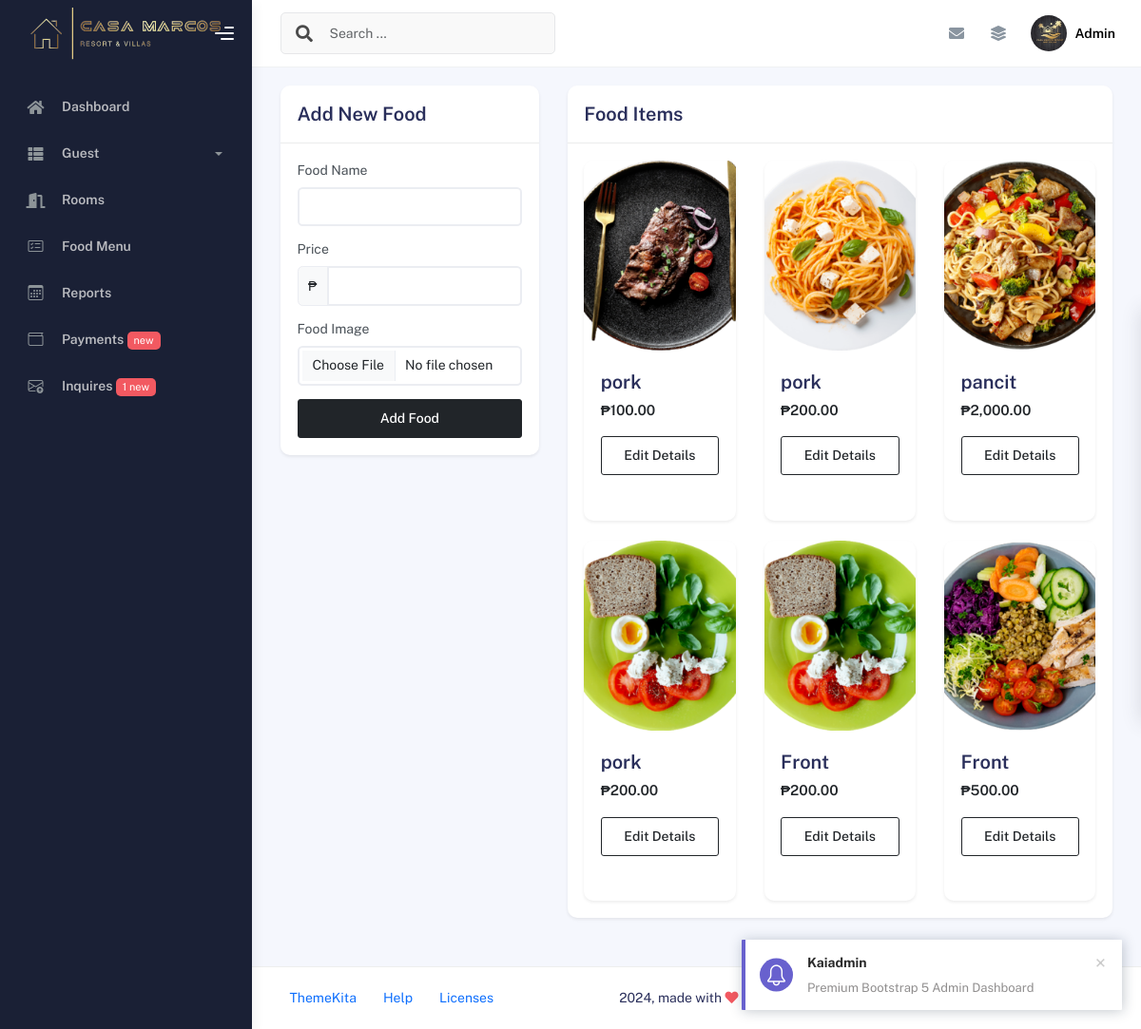
The app's page /pages/admin_food.php with its own data.
### tables this page shows
CREATE TABLE `image_tb` (
  `image_id` int(11) NOT NULL,
  `image_name` varchar(50) NOT NULL,
  `image_img` varchar(50) NOT NULL,
  `image_description` varchar(500) NOT NULL,
  `image_price` varchar(50) NOT NULL
);

### pages/admin_food.php (called while the page is built, shortened)
<?php
    require_once '../model/image_model.php';
	$page_info['page'] = 'admin_food';
	$page_info['sub_page'] = isset($_GET['sub_page'])? $_GET['sub_page'] : 'admin_food';
	try {
		new admin_food($page_info);
	}catch (Throwable $e){
		echo '<h1>ERROR 404</h1>';
		echo $e->getMessage();
	}
	class admin_food{
		function __construct($page_info){
			$this->{$page_info['sub_page']}();
		}
		function admin_food(){
			include '../views/admin_food.php';
		}
	}
?>

### model/server.php (called while the page is built, shortened)
<?php
class Connector {
    private $host = 'localhost';
    private $db_name = 'resort_db';
    private $username = 'root';
    private $password = '';
    private $conn;
    public function __construct() {
        try {
            $this->conn = new PDO(
                "mysql:host={$this->host};dbname={$this->db_name}",
                $this->username,
                $this->password
            );
            $this->conn->setAttribute(PDO::ATTR_ERRMODE, PDO::ERRMODE_EXCEPTION);
        } catch(PDOException $e) {
            echo "Connection Error: " . $e->getMessage();
        }
    }
    public function getConnection() {
        return $this->conn;
    }
}

### model/image_model.php (called while the page is built, shortened)
<?php
	require_once 'server.php';
	class image_model extends Connector{
		function getimages(){
            $sql = "SELECT * FROM `image_tb`";
            $query = $this->getConnection()->prepare($sql);
            $current_image = $query->fetchColumn();
            $query->execute();
            return $query->fetchAll(PDO::FETCH_ASSOC);
        }
	 }
?>

### views/admin_food.php (the view, shortened to what this page needs)
<?php
    include 'nav/admin_sidebar.php';
    require_once '../model/server.php';
    require_once '../model/image_model.php';
    $model = new image_model();
    $images = $model->getimages();
?>
<link rel="stylesheet" href="../assets/css/admin_rooms.css">
<div class="container" id="carouselMultiItemExample">
<div class="page-inner py-4">
    <div class="row">
        <div class="col-md-4" >
            <div class="card shadow-sm">
                <div class="card-header  text-white">
                    <h5 class="card-title mb-0">Add New Food</h5>
                </div>
                <div class="card-body">
                    <form action="" method="POST" enctype="multipart/form-data">
                        <div class="mb-3">
                            <label class="form-label">Food Name</label>
                            <input type="text" name="image_name" class="form-control" required>
                        </div>
                        <div class="mb-3">
                            <label class="form-label">Price</label>
                            <div class="input-group">
                                <span class="input-group-text">₱</span>
                                <input type="number" name="image_price" class="form-control" required>
                            </div>
                        </div>
                        <div class="mb-3">
                            <label class="form-label">Food Image</label>
                            <input type="file" name="image_img" class="form-control" required>
                        </div>
                        <button type="submit" class="btn btn-dark w-100">Add Food</button>
                    </form>
                </div>
            </div>
        </div>
        <div class="col-md-8">
            <div class="card shadow-sm">
                <div class="card-header  text-white">
                    <h5 class="card-title mb-0">Food Items</h5>
                </div>
                <div class="card-body">
                    <div class="row g-4">
                        <?php foreach ($images as $img) : ?>
                        <div class="col-lg-6 col-xl-4">
                            <div class="card h-100 shadow-sm">
                                <img src="../images/<?php echo $img['image_img']?>"
                                    class="card-img-top"
                                    style="height: 200px; object-fit: cover;"
                                    alt="<?php echo $img['image_name']?>"/>
                                <div class="card-body">
                                    <h5 class="card-title text-truncate"><?php echo $img['image_name']?></h5>
                                    <p class="card-text fw-bold text-dark">₱<?= number_format($img['image_price'], 2) ?></p>
                                    <button type="button"
                                        class="btn btn-outline-dark w-100"
                                        data-bs-toggle="modal"
                                        data-bs-target="#editModal<?php echo $img['image_id']?>">
                                        Edit Details
                                    </button>
                                </div>
                            </div>
                        </div>
                        <?php endforeach; ?>
                    </div>
                </div>
            </div>
        </div>
    </div>
</div>
</div>
<?php include 'nav/admin_footer.php'; ?>

### views/nav/admin_sidebar.php (shortened to what this page needs)
<!DOCTYPE html>
<html lang="en">
  <head>
    <link rel="stylesheet" href="../assets/css/bootstrap.min.css" />
    <link rel="stylesheet" href="../assets/css/plugins.min.css" />
    <link rel="stylesheet" href="../assets/css/kaiadmin.min.css" />
    <link rel="stylesheet" href="https://cdn.jsdelivr.net/npm/bootstrap-icons@1.11.3/font/bootstrap-icons.min.css">
    <link rel="stylesheet" href="../assets/css/demo.css" />
  </head>
<body>
   <div class="wrapper">
    <div class="sidebar sidebar-style-2" data-background-color="dark">
        <div class="sidebar-logo">
            <div class="logo-header" data-background-color="dark">
                <a href="../pages/admin.php?sub_page=admin" class="logo">
                    <img src="../images/casa.png"
                         alt="navbar brand"
                         class="navbar-brand"
                         style="width: 100%; top: 0px; left: 0px; height: auto; position: relative;" />
                </a>
                <div class="nav-toggle">
                    <button class="btn btn-toggle toggle-sidebar">
                        <i class="gg-menu-right"></i>
                    </button>
                </div>
            </div>
        </div>
        <div class="sidebar-wrapper scrollbar scrollbar-inner">
            <div class="sidebar-content">
                <ul class="nav nav-secondary">
                    <li class="nav-item <?php echo isset($_GET['sub_page']) && $_GET['sub_page'] == 'admin' ? 'active' : ''; ?>">
                        <a href="../pages/admin.php?sub_page=admin">
                            <i class="fas fa-home"></i>
                            <p>Dashboard</p>
                        </a>
                    </li>
                    <li class="nav-item <?php echo (isset($_GET['sub_page']) && ($_GET['sub_page'] == 'admin_booking' || $_GET['sub_page'] == 'reservedBooking')) ? 'active' : ''; ?>">
                        <a class="collapsed"
                           data-bs-toggle="collapse"
                           data-bs-target="#sidebarLayouts"
                           aria-expanded="false">
                            <i class="fas fa-th-list"></i>
                            <p>Guest</p>
                            <span class="caret"></span>
                        </a>
                    </li>
                    <li class="nav-item <?php echo isset($_GET['sub_page']) && $_GET['sub_page'] == 'admin_rooms' ? 'active' : ''; ?>">
                        <a href="../pages/admin.php?sub_page=admin_rooms">
                            <i class="fas fa-door-open"></i>
                            <p>Rooms</p>
                        </a>
                    </li>
                    <li class="nav-item <?php echo isset($_GET['sub_page']) && $_GET['sub_page'] == 'admin_food' ? 'active' : ''; ?>">
                        <a href="../pages/admin.php?sub_page=admin_food">
                            <i class="bi bi-card-checklist"></i>
                            <p>Food Menu</p>
                        </a>
                    </li>
                    <li class="nav-item <?php echo isset($_GET['sub_page']) && $_GET['sub_page'] == 'admin_reports' ? 'active' : ''; ?>">
                        <a href="../pages/admin.php?sub_page=admin_reports">
                            <i class="bi bi-calendar3"></i>
                            <p>Reports</p>
                        </a>
                    </li>
                    <li class="nav-item <?php echo isset($_GET['sub_page']) && $_GET['sub_page'] == 'admin_payments' ? 'active' : ''; ?>">
                        <a href="../pages/admin.php?sub_page=admin_payments">
                            <i class="bi bi-wallet"></i>
                            <p>Payments
                              <span class="badge badge-danger">new</span>
                            </p>
                        </a>
                    </li>
                    <li class="nav-item <?php echo isset($_GET['sub_page']) && $_GET['sub_page'] == 'admin_inquires' ? 'active' : ''; ?>">
                      <a href="../pages/admin.php?sub_page=admin_inquires">
                        <i class="bi bi-envelope-arrow-up"></i>
                        <p>Inquires
                          <span class="badge badge-danger"  style="<?php
                            require_once('../model/server.php');
                            $connector = new Connector();
                            $sql = "SELECT COUNT(*) as count FROM messages WHERE status = 'unread'";
                            $stmt = $connector->getConnection()->prepare($sql);
                            $stmt->execute();
                            $count = $stmt->fetch(PDO::FETCH_ASSOC)['count'];
                            echo ($count > 0) ? 'display:inline-block' : 'display:none';
                          ?>">
                          <?php echo $count; ?>
                            <span>new</span>
                          </span>
                        </p>
                      </a>
                    </li>
                </ul>
            </div>
        </div>
    </div>
<div class="main-panel">
        <div class="main-header">
          <nav
            class="navbar navbar-header navbar-header-transparent navbar-expand-lg border-bottom"
          >
            <div class="container-fluid">
              <nav
                class="navbar navbar-header-left navbar-expand-lg navbar-form nav-search p-0 d-none d-lg-flex"
              >
                <div class="input-group">
                  <div class="input-group-prepend">
                    <button type="submit" class="btn btn-search pe-1">
                      <i class="fa fa-search search-icon"></i>
                    </button>
                  </div>
                  <input
                    type="text"
                    placeholder="Search ..."
                    class="form-control"
                  />
                </div>
              </nav>
              <ul class="navbar-nav topbar-nav ms-md-auto align-items-center">
                <li class="nav-item topbar-icon dropdown hidden-caret">
                  <a
                    class="nav-link dropdown-toggle"
                    href="#"
                    id="messageDropdown"
                    role="button"
                    data-bs-toggle="dropdown"
                    aria-haspopup="true"
                    aria-expanded="false"
                  >
                    <i class="fa fa-envelope"></i>
                  </a>
                </li>
                <li class="nav-item topbar-icon dropdown hidden-caret">
                  <a
                    class="nav-link"
                    data-bs-toggle="dropdown"
                    href="#"
                    aria-expanded="false"
                  >
                    <i class="fas fa-layer-group"></i>
                  </a>
                </li>
                <li class="nav-item topbar-user dropdown hidden-caret submenu">
                <a class="dropdown-toggle profile-pic" data-bs-toggle="dropdown" href="#dropdown-item" aria-expanded="false">
                    <div class="avatar-sm">
                      <img src="../images/logo.jpg" alt="..." class="avatar-img rounded-circle">
                    </div>
                    <span class="profile-username">
                      <span class="fw-bold">Admin</span>
                    </span>
                  </a>
                </li>
              </ul>
            </div>
          </nav>
        </div>

### views/nav/admin_footer.php (shortened to what this page needs)
<footer class="footer">
          <div class="container-fluid d-flex justify-content-between">
            <nav class="pull-left">
              <ul class="nav">
                <li class="nav-item">
                  <a class="nav-link" href="http://www.themekita.com">
                    ThemeKita
                  </a>
                </li>
                <li class="nav-item">
                  <a class="nav-link" href="#"> Help </a>
                </li>
                <li class="nav-item">
                  <a class="nav-link" href="#"> Licenses </a>
                </li>
              </ul>
            </nav>
            <div class="copyright">
              2024, made with <i class="fa fa-heart heart text-danger"></i> by
              <a href="http://www.themekita.com">ThemeKita</a>
            </div>
            <div>
              <a target="_blank" href="https://themewagon.com/">ThemeWagon</a>.
            </div>
          </div>
        </footer>
      </div>
    </div>
  </body>
</html>

### records on screen
image_tb: image_img (picture), image_name "pork", image_price "100.00"
image_tb: image_img (picture), image_name "pork", image_price "200.00"
image_tb: image_img (picture), image_name "pancit", image_price "2,000.00"
image_tb: image_img (picture), image_name "pork", image_price "200.00"
image_tb: image_img (picture), image_name "Front", image_price "200.00"
image_tb: image_img (picture), image_name "Front", image_price "500.00"

### other values on screen
$count "1"
